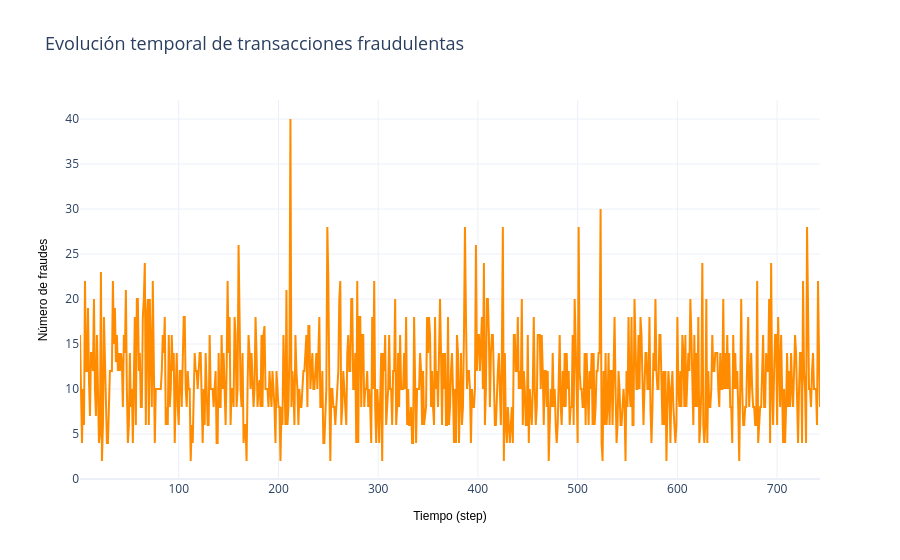

Write notebook code for a chart like this one.
### Code cell
#---------------
# VISUALIZAR LAS TRANSACCIONES FRAUDULENTAS POR STEP (DIAS)
#---------------

df_frauds_step = df[df['isFraud'] == 1]['step'].value_counts().sort_index()

fig = px.line(
    x=df_frauds_step.index,
    y=df_frauds_step.values,
    title="Evolución temporal de transacciones fraudulentas",
    labels={
        "x": "Tiempo (step)",
        "y": "Número de fraudes"
    }
)

fig.update_traces(
    line=dict(color="darkorange", width=2)
)

fig.update_layout(
    title=dict(font=dict(size=18)),
    xaxis=dict(title_font=dict(size=12, family="Arial", color="black")),
    yaxis=dict(title_font=dict(size=12, family="Arial", color="black")),
)

fig.show()

fig.write_image("../images/evol_temporal_fraude.png")

### Figure 1 — Plotly figure (JSON) as saved in the notebook; plotly's stock layout.template omitted (floating-point values rounded to 4 significant figures; data arrays with more than 128 entries replaced by an {"elided": "..."} marker saying what was removed)
{"data": [{"hovertemplate": "Tiempo (step)=%{x}<br>Número de fraudes=%{y}<extra></extra>", "legendgroup": "", "line": {"color": "darkorange", "dash": "solid", "width": 2}, "marker": {"symbol": "circle"}, "mode": "lines", "name": "", "orientation": "v", "showlegend": false, "type": "scatter", "x": {"elided": "741 int values"}, "xaxis": "x", "y": {"elided": "741 int values"}, "yaxis": "y"}], "layout": {"legend": {"tracegroupgap": 0}, "title": {"font": {"size": 18}, "text": "Evolución temporal de transacciones fraudulentas"}, "xaxis": {"anchor": "y", "domain": [0, 1], "title": {"font": {"color": "black", "family": "Arial", "size": 12}, "text": "Tiempo (step)"}}, "yaxis": {"anchor": "x", "domain": [0, 1], "title": {"font": {"color": "black", "family": "Arial", "size": 12}, "text": "Número de fraudes"}}}}
